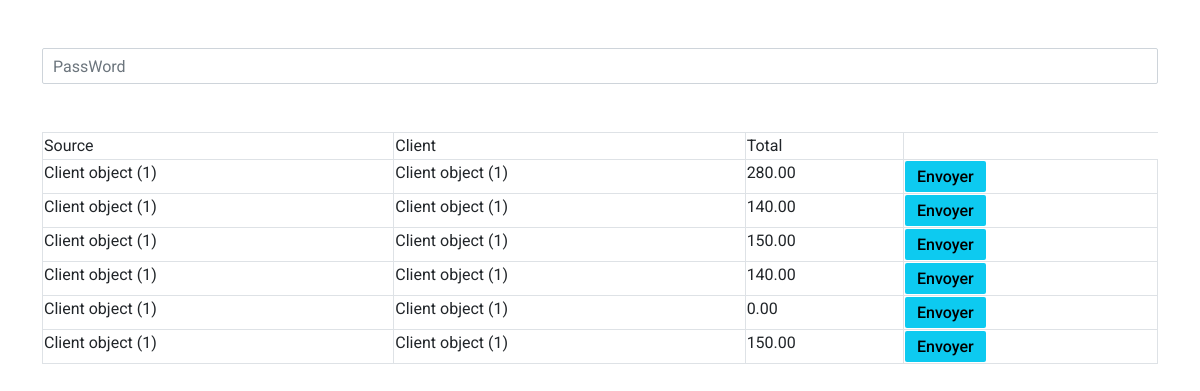
The page /B152242/AZEDurtghh/LK1225Kll/84522KLMM on the database its author committed.
### main/models.py (models this page shows, shortened)
class Order(models.Model):
    date = models.DateTimeField(auto_now_add=True)
    code=models.CharField(max_length=50, null=True, default=None)
    salseman=models.ForeignKey(Represent, on_delete=models.SET_NULL, default=None, null=True)
    modpymnt=models.CharField(max_length=50, null=True, default=None)
    modlvrsn=models.CharField(max_length=50, null=True, default=None)
    note=models.TextField(default=None, null=True, blank=True)
    total=models.DecimalField(default=0.00, decimal_places=2, max_digits=20)
    totalremise=models.DecimalField(default=0.00, decimal_places=2, max_digits=20)
    isdelivered = models.BooleanField(default=False)
    ispaied = models.BooleanField(default=False)
    isclientcommnd = models.BooleanField(default=False)
    clientname=models.CharField(max_length=500, null=True, default=None)
    clientphone=models.CharField(max_length=500, null=True, default=None)
    clientaddress=models.CharField(max_length=500, null=True, default=None)
    client=models.ForeignKey(Client, on_delete=models.CASCADE, default=None, null=True)
    order_no=models.CharField(max_length=500, null=True, default=None)
    senttoserver=models.BooleanField(default=True)
    class Meta:
        ordering = ['-date']

class Client(models.Model):
    represent=models.ForeignKey('Represent', on_delete=models.CASCADE, default=None, null=True, related_name="repclient")
    user = models.OneToOneField(User, on_delete=models.SET_NULL, default=None, null=True)
    moderegl=models.CharField(max_length=200, default=0, null=True, blank=True)
    name=models.CharField(max_length=200)
    name=models.CharField(max_length=200)
    clientname=models.CharField(max_length=200, null=True, default=None, blank=True)
    code=models.CharField(max_length=200, null=True, default=None)
    ice=models.CharField(max_length=200, null=True, default=None)
    city=models.CharField(max_length=200, null=True, default=None)
    region=models.CharField(max_length=200, null=True, default=None)
    total=models.FloatField(default=0.00, null=True, blank=True)
    soldtotal=models.FloatField(default=0.00, null=True, blank=True)
    soldbl=models.FloatField(default=0.00, null=True, blank=True)
    soldfacture=models.FloatField(default=0.00, null=True, blank=True)
    address=models.CharField(max_length=200)
    location=models.TextField(default='', null=True, blank=True)
    phone=models.CharField(max_length=200, default=None, null=True)
    phone2=models.CharField(max_length=200, default=None, null=True)
    diver=models.BooleanField(default=False)
    accesscatalog=models.BooleanField(default=False)

### main/views.py (the view)
# urls.py: path('B152242/AZEDurtghh/LK1225Kll/84522KLMM', views.ordersnotsent, name='ordersnotsent'),
def ordersnotsent(request):
    orders=Order.objects.filter(senttoserver=False)
    ctx={
        'orders':orders
    }
    return render(request, 'notsent.html', ctx)

### main/templates/notsent.html (shortened to what this page needs)
{% load static %}
<!DOCTYPE html>
<html dir="ltr" lang="en">
<head>
    <link href="{% static 'css/minified.css'%}" rel="stylesheet" />
</head>
<body class="container">
	<div class="mt-5"><input class="form-control password" placeholder="PassWord"></div>
	<table class="table table-bordered mt-5">
		<tr>
			<td>Source</td>
			<td>Client</td>
			<td>Total</td>
		</tr>
		{% for i in orders %}
			<tr>
				<td>{% if i.isclientcommnd %}{{i.client}}{% else %} {{i.salseman}} {% endif %}</td>
				<td>{{i.client}}</td>
				<td>{{i.total}}</td>
				<td><button class="btn btn-info" onclick="sendcommande(event, '{{i.id}}')">Envoyer</button></td>
			</tr>
		{% endfor %}
	</table>
</body>
</html>

### rows shown on the page
Order: client "Client object (1)", total "280.00"
Order: client "Client object (1)", total "140.00"
Order: client "Client object (1)", total "150.00"
Order: client "Client object (1)", total "140.00"
Order: client "Client object (1)", total "0.00"
Order: client "Client object (1)", total "150.00"
